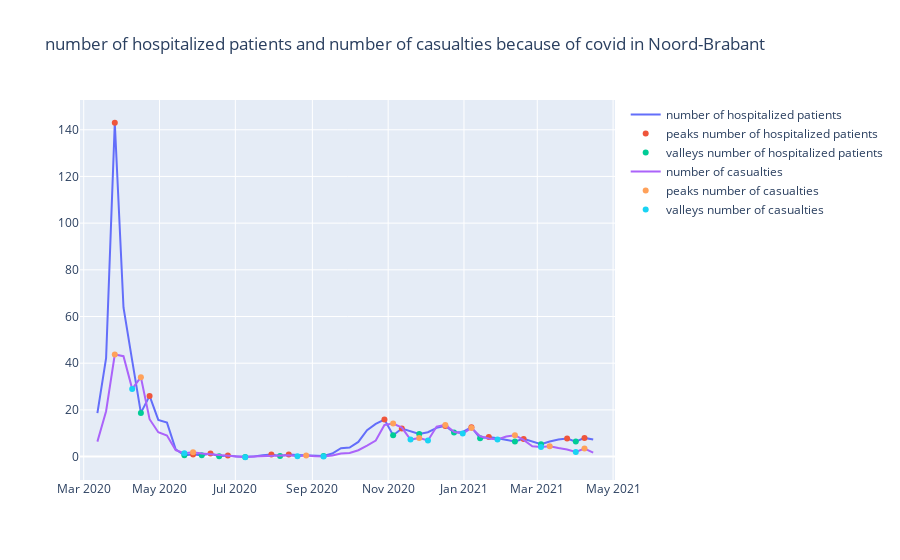

Notebook code for this chart:
### Code cell
# And then the same is done for the covid data
fig_2 = go.Figure()
peaks_dict_2 = {}
valleys_dict_2 = {}
peaks_date_dict_2 = {}
valleys_date_dict_2 = {}
df_full_province_2 = (df_full.loc[df_full['province'] == province_1])
df_full_province_2.reset_index(inplace=True)

for activity in activities_2:
    max_ind = my_find_peaks(df_full_province_2, activity)
    peaks_dict_2[activity]=max_ind

    min_ind = my_find_valleys(df_full_province_2,activity)
    valleys_dict_2[activity]=min_ind
    
    df_max_2 = df_full_province_2.iloc[max_ind]
    df_min_2 = df_full_province_2.iloc[min_ind]
    peaks_date_dict_2[activity] = df_max_2['date']
    valleys_date_dict_2[activity] = df_min_2['date']
    
    x1 = df_full_province_2['date']
    y1 = df_full_province_2[activity]
    x2 = df_max_2['date']
    y2 = df_max_2[activity]
    x3 = df_min_2['date']
    y3 = df_min_2[activity]
    fig_2.add_trace(go.Scatter(x=x1,y=y1,name=activity))
    fig_2.add_trace(go.Scatter(x=x2,y=y2,mode='markers',name='peaks ' + activity))
    fig_2.add_trace(go.Scatter(x=x3,y=y3,mode='markers',name='valleys ' + activity))

fig_2.update_layout(title=activity_3 + ' and ' + activity_4 + ' because of covid in ' + province_1)
fig_2.show()
